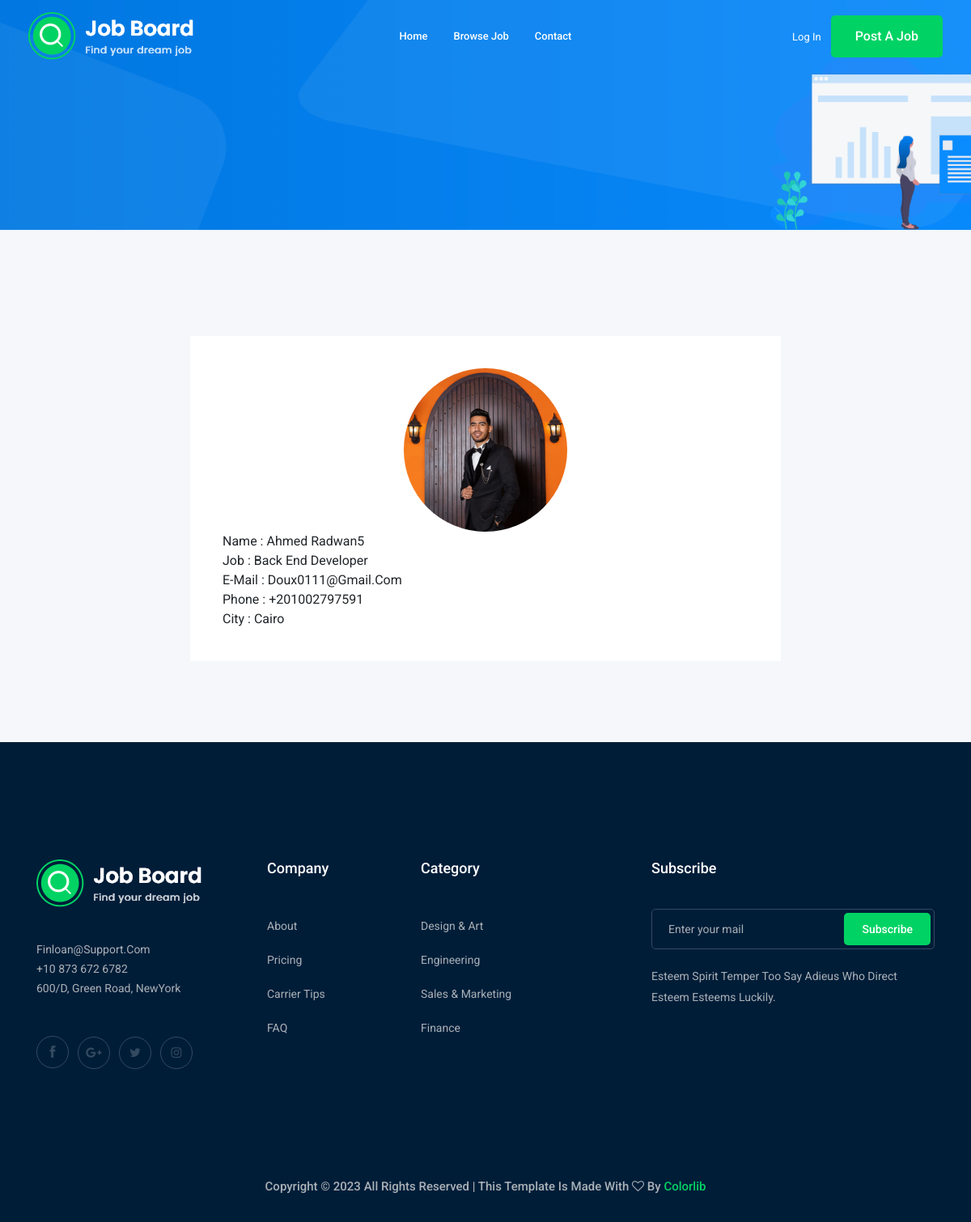
Screenshot of /candidate/1 with the database file from the repository.
### home/models.py (models this page shows)
class Candidates(models.Model):
    name=models.CharField(max_length=50)
    job=models.CharField(max_length=50)
    image=models.ImageField(upload_to='Candidates/')
    email=models.CharField(max_length=50,null=True)
    phone=models.CharField(max_length=50,null=True)
    city=models.CharField(max_length=50,null=True)
    def __str__(self):
        return self.name

### home/views.py (the view)
# urls.py: path('candidate/<int:id>', views.Candidate, name='candidate'),
def Candidate(request,id):
    candidates_desc = Candidates.objects.get(id=id)
    return render(request, 'candidate.html',{'candidate': candidates_desc})

### home/templates/candidate.html
{% extends "base1.html" %} {% load bootstrap4 %} {% block log %}
<div class="col-lg-8 mx-auto">
    <div class="job_sumary">
        <div class="single_candidates text-center">
            <div class="thumb">
                <img src="{{candidate.image.url}} " class="w-50 h-50 rounded-circle" alt="">
            </div>
        </div>
    </div>
</div>
<div class="job_content">
    <ul>
        <li>Name : <span>{{candidate}}</span></li>
        <li>job : <span> {{candidate.job}}</span></li>
        <li>E-mail : <span>{{candidate.email}}</span></li>
        <li>Phone : <span>{{candidate.phone}}</span></li>
        <li>City : <span> {{candidate.city}}</span></li>
    </ul>
</div>
</div>
</div>
{% endblock %}

### rows the page displays
Candidates: image (picture), name "Ahmed Radwan5", job "Back End Developer", email "Doux0111@gmail.com", phone "+201002797591", city "Cairo"
